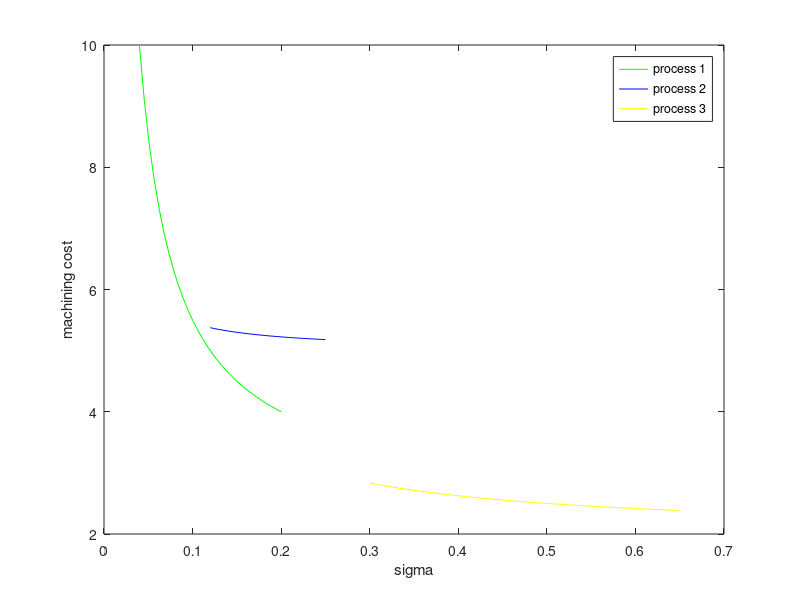

MATLAB code to generate this figure:

% %X1
% tol1 = linspace(0.015, 0.08,30);
% tol2 = linspace(0.06, 0.15,30);
% tol3 = linspace(0.12, 0.25,30);
% tol4 = linspace(0.3, 0.55,30);
% tol = [tol1; tol2; tol3;tol4];
% a = [10 5 3.5 2];
% b = [0.015 0.5 0.75 1];
% 
% 
% cost1 = a(1) + b(1)./tol(1,:);
% cost2 = a(2) + b(2)./tol(2,:);
% cost3 = a(3) + b(3)./tol(3,:);
% cost4 = a(4) + b(4)./tol(4,:);
% figure
% plot(tol1,cost1,'g',tol2,cost2,'b',tol3,cost3,'r',tol4, cost4,'y');
% legend('process 1','process 2','process 3', 'process 4')
% xlabel('sigma')
% ylabel('machining cost');


% %X2
% tol1 = linspace(0.02, 0.15,30);
% tol2 = linspace(0.08, 0.3,30);
% tol3 = linspace(0.33, 0.58,30);
% a = [8 3.0 1];
% b = [0.25 0.65 0.8];
% tol = [tol1; tol2; tol3];
% cost1 = a(1) + b(1)./tol(1,:);
% cost2 = a(2) + b(2)./tol(2,:);
% cost3 = a(3) + b(3)./tol(3,:);
% figure
% plot(tol1,cost1,'g',tol2,cost2,'b',tol3,cost3,'y');
% legend('process 1','process 2','process 3')
% xlabel('sigma')
% ylabel('machining cost');


%X3
tol1 = linspace(0.04, 0.2,30);
tol2 = linspace(0.12, 0.25,30);
tol3 = linspace(0.3, 0.65,30);
a = [2.5 5.0 2];
b = [0.3 0.045 0.25];
tol = [tol1; tol2; tol3];
cost1 = a(1) + b(1)./tol(1,:);
cost2 = a(2) + b(2)./tol(2,:);
cost3 = a(3) + b(3)./tol(3,:);
figure
plot(tol1,cost1,'g',tol2,cost2,'b',tol3, cost3,'y');
legend('process 1','process 2', 'process 3')
xlabel('sigma')
ylabel('machining cost');


% %%X4
% tol1 = linspace(0.08, 0.12,30);
% tol2 = linspace(0.15, 0.25,30);
% tol3 = linspace(0.2, 0.4,30);
% tol4 = linspace(0.5, 0.9,30);
% tol = [tol1; tol2; tol3; tol4];
% a = [4 6 0.5 0.2];
% b = [0.56 0.16 0.88 1];
% 
% 
% cost1 = a(1) + b(1)./tol(1,:);
% cost2 = a(2) + b(2)./tol(2,:);
% cost3 = a(3) + b(3)./tol(3,:);
% cost4 = a(4) + b(4)./tol(4,:);
% figure
% plot(tol1,cost1,'g',tol2,cost2,'b',tol3,cost3,'r',tol4,cost4,'y');
% legend('process 1','process 2','process 3','process 4')
% xlabel('sigma')
% ylabel('machining cost');

